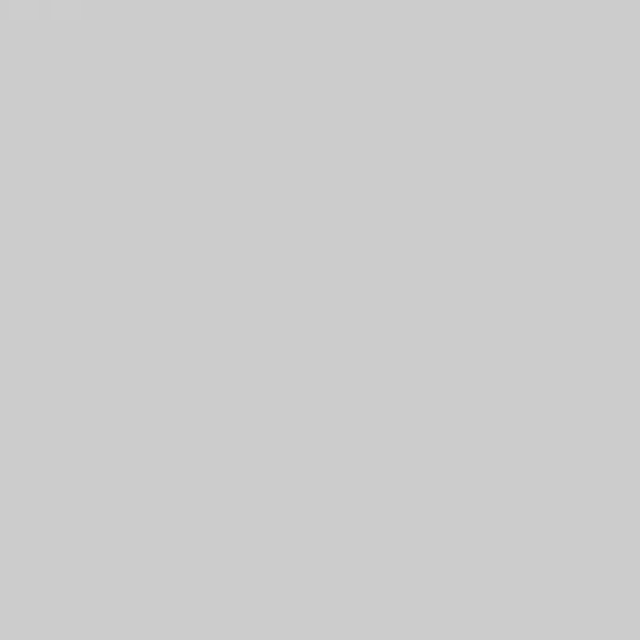
Frame 1 (no input)
Frame 60 (the mouse pressed at the canvas centre just before this capture): identical to frame 1, image omitted
Frame 120 (the mouse held since frame 60 and released just before this capture): identical to frame 1, image omitted

The Processing sketch that drew this single still picture (run headless with seeded random() and noise(); from frame 60 on, the mouse is pressed at the canvas centre):

// Processing sketch: PGRAPHICS
// ── PGRAPHICS.pde
int move=0;
int move2=0;

PGraphics pg;

void setup() {
  size(640, 640);
  pg = createGraphics(30, 40);
  //pg = createGraphics();
}

void draw() {
  translate(0,-50);
  
  if(move>height){move=0;}
  
  
  pg.beginDraw();
  pg.background(205);
  pg.stroke(255);
  //pg.line(20, 20, mouseX, mouseY);
  
  for(int j=1;j<10;j++){
  pushMatrix();
    pg.translate((j*20)+20,(j*20)+move);
  
  for(int i=0;i<8;i++){
    
  pg.ellipse(10*j, 50-i, 8-i, 8-i);
  
  }
  popMatrix();
  
  }
  
  pg.endDraw();
  image(pg, 9, 30); 
  image(pg, 51, 30);
}
